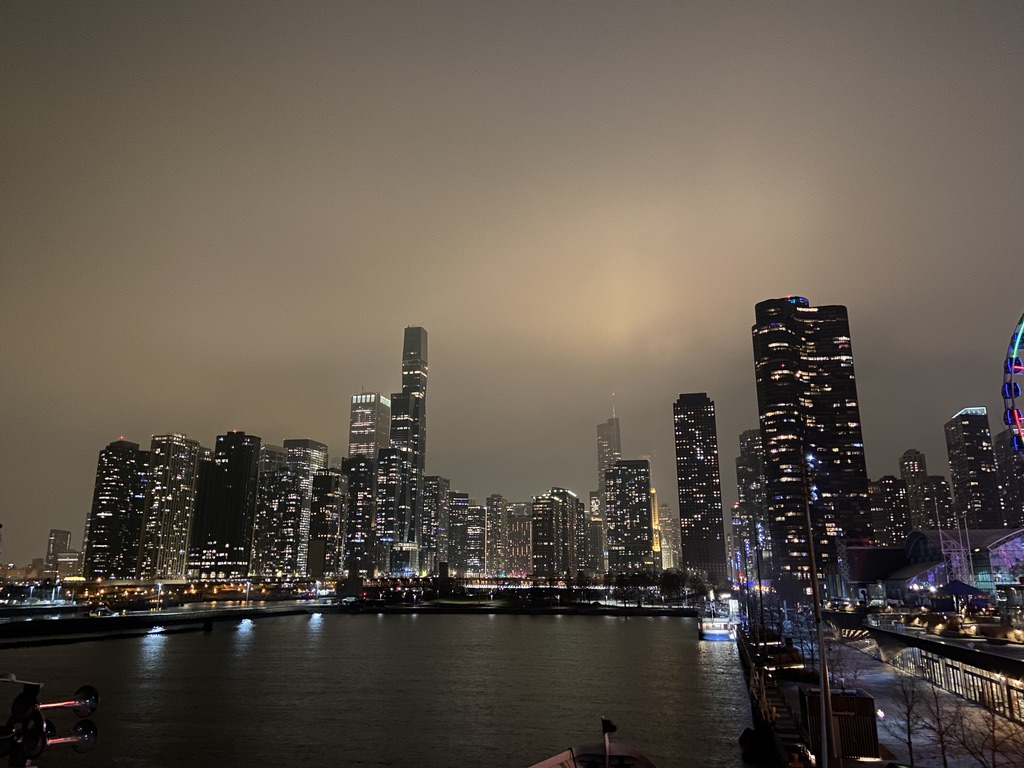
#> input picture images/3FBED0C9-5397-4E17-858A-7DECF488F0AF_1_105_c.jpeg, 1024 x 768 px, found by its file name
$ python photoEditor.py
#> lines starting #> are read from the running program, lines starting #| are printed output that depends on the picture
from PIL import Image, ImageEnhance, ImageFilter
import os


#check local file
path = "/Users/devin_wingfield/coding projects/images/"
#check photo librarys
# path = "/Users/devin_wingfield/Pictures/photo_library_vscode"
pathOut = "/Users/devin_wingfield/coding projects/images/"

# input_filename = input("enter filename output(with file type): ")
input_filename = "3FBED0C9-5397-4E17-858A-7DECF488F0AF_1_105_c.jpeg"

#check if file exists
try:
    img = Image.open(f'{path}/{input_filename}')
#> img is the input picture: PIL image 1024x768 RGB; mean R, G, B 94.1, 84.8, 74.7
    print(f"found file {input_filename}")
except IOError:
    print(f"unable to find file: {input_filename}")
    quit()

#check if file type is universally supported (for funsies)
file_type = os.path.splitext(input_filename)[1]
file_name = os.path.splitext(input_filename)[0]
formate_types = '.png', '.jpg', '.jpeg', '.bmp', '.dds', '.gif', '.tiff', '.tif'
file_format_detector = file_type.lower().endswith(formate_types)
if file_format_detector == False :
    print("WARNING: file type is not universally supported")

# [7 lines of commented-out code are left out]
edit = img.filter(ImageFilter.SHARPEN)
factor = 1.5
enhancer = ImageEnhance.Contrast(edit)
edit = enhancer.enhance(factor)
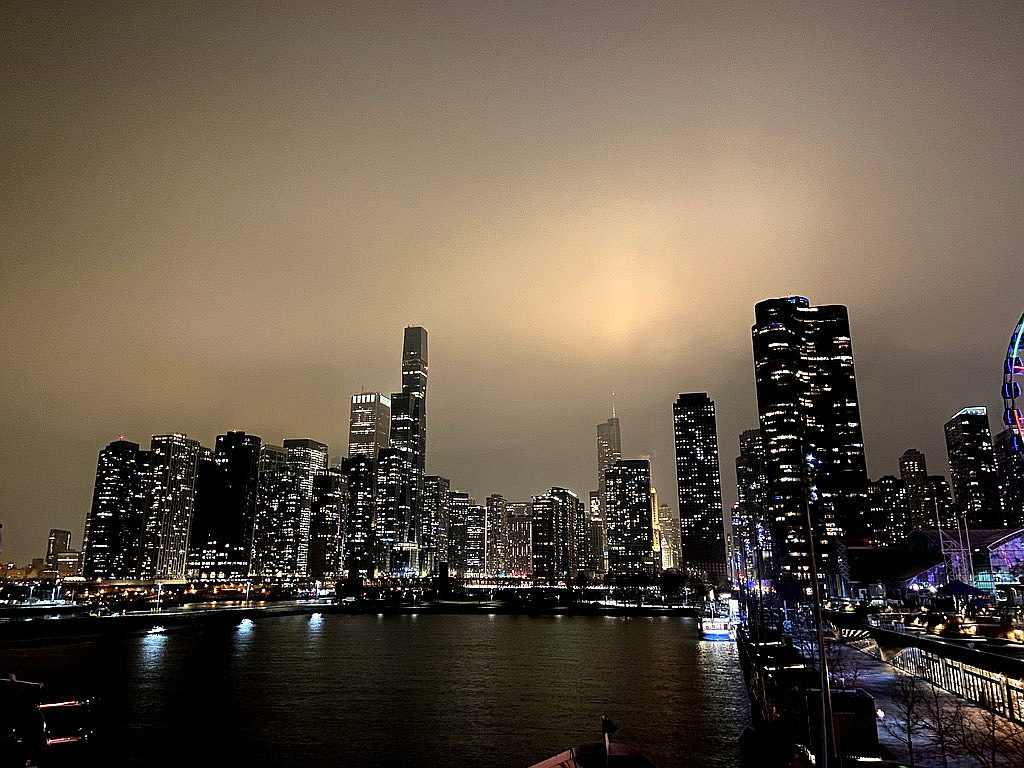
#> edit: PIL image 1024x768 RGB; mean R, G, B 100.1, 87.3, 72.7

# [10 lines of commented-out code are left out]
edit.save(f'{pathOut}/{file_name}_edited{file_type}')
print(input_filename, "has been edited and saved in:", pathOut)
